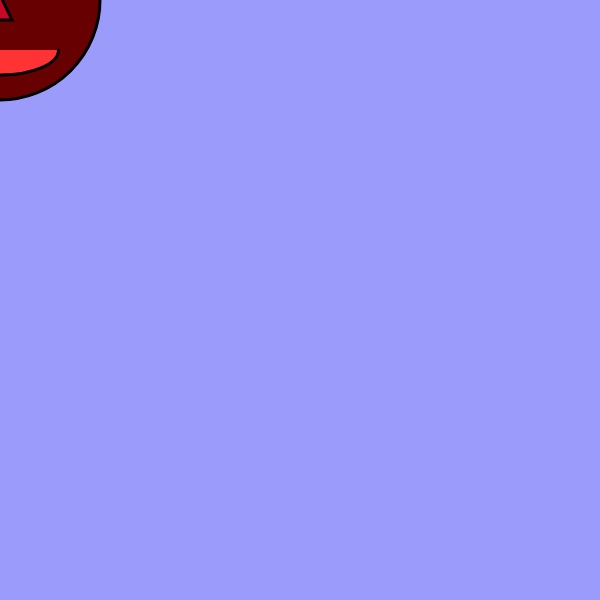
Frame 1 (no input)
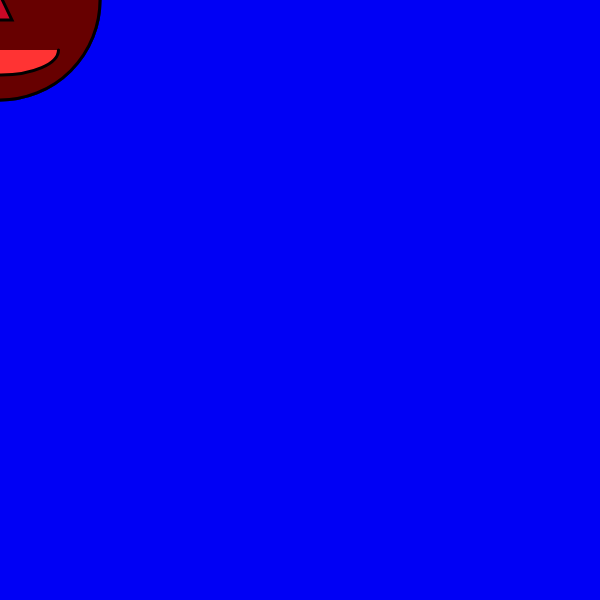
Frame 60 (no input)
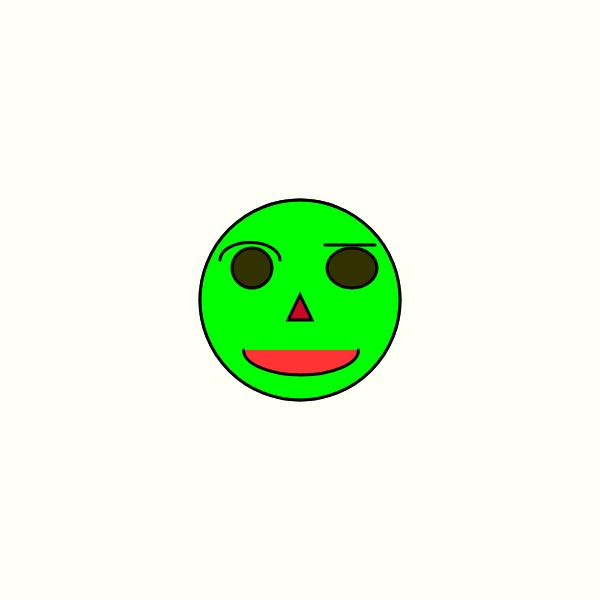
Frame 120 (the mouse pressed at the canvas centre since frame 60)

The p5.js sketch that drew these frames (run headless with seeded random() and noise() and a simulated clock; from frame 60 on, the mouse is pressed at the canvas centre):

// p5.js sketch
// ── sketch.js
function setup() {
  createCanvas(600,600);//Crea un área de dibuix de 600 pixels quadrats, 600 pixels d'ample i 600 pixels d'alçada, canvas és àrea de dibuix. Setup és la configuració o característiques del nostre codí
}

function draw() {//draw significa dibuixar
  //mouseX=300;mouseY=300
  background(mouseX,mouseY,245,100);//fons de color gris, és de color gris  perquè hi ha un número entre 0 i 255 i el 0 és negre i el 255 és blanc
  print("mouseX: "+mouseX)
  print("mouseY: "+mouseY)
  strokeWeight(3)
fill(103-mouseX,+mouseY,mouseX-mouseY)//fill és omplir de color el que hi ha a contuniació en aquest cas el·lipse. El primer número es el nivell de vermellor(R:red), el segon número es el nivell de verdor(G:green) i el tercer número es el nivell de blavor(B:blue). Podem fer 255X255X255:16.700.000 de colors diferents. He de posar el color que vulgui als ulls i a la cara canviant els 3 números, buscant a google colors RGB.
  ellipse(mouseX,mouseY,200)//És la cara sencera. El primer número significa la posició X (horitzontal) del centre de la el·lipse. El segon número significa la posició Y (vertical) del centre de la el·lipse. El tercer número significa l'amplada de la el·lipse en píxels i el quart l'alçada de la el·lipse. Sempre els números son píxels contats des de la cantonada superior esquerra, és a dir el punt 0,0 es troba diferent que a matemàtiques (cantonada inferior esquerra)
  fill(100-mouseX/6,+mouseY/6,mouseX-mouseY);//color dels ulls
  ellipse(mouseX-48,mouseY-32,40);//es l'úll dret perquè és 350 de X al centre
  ellipse(mouseX+52,mouseY-32,50,40);//és l'ull esquerra perquè es 250 pixels de X del centre
  fill(255,51,51);//és el color de la boca i es vermellós perqué te molta quantitat de vermell
  arc(mouseX+1,mouseY+50,115,50,0,PI);//boca
  noFill();//no omplis de color la cella
  arc(mouseX-50,mouseY-40,60,35,PI,0);//cella esquerra
  strokeWeight(3)
  line(mouseX+25,mouseY-55,mouseX+75,mouseY-55);//cella dreta: els dos primers números són la X 
    fill(201, 8, 38);//color de la nariz
  triangle(mouseX,mouseY-5,mouseX-12,mouseY+20,mouseX+12,mouseY+20);//nariz
}
